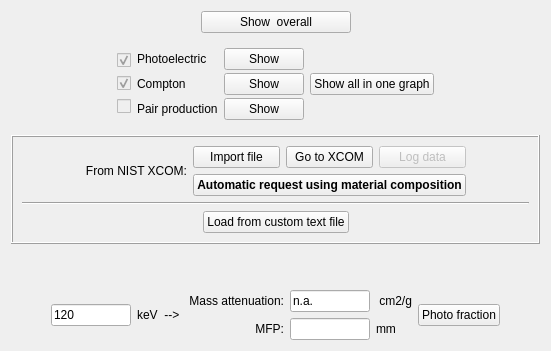
                 <widget class="QWidget" name="pageGamma">
                  <layout class="QVBoxLayout" name="verticalLayout_30">
                   <item>
                    <layout class="QHBoxLayout" name="horizontalLayout_39">
                     <item>
                      <spacer name="horizontalSpacer_39">
                       <property name="orientation">
                        <enum>Qt::Horizontal</enum>
                       </property>
                       <property name="sizeHint" stdset="0">
                        <size>
                         <width>40</width>
                         <height>20</height>
                        </size>
                       </property>
                      </spacer>
                     </item>
                     <item>
                      <widget class="QPushButton" name="pbShowTotalInteraction">
                       <property name="minimumSize">
                        <size>
                         <width>150</width>
                         <height>0</height>
                        </size>
                       </property>
                       <property name="font">
                        <font>
                         <weight>50</weight>
                         <bold>false</bold>
                        </font>
                       </property>
                       <property name="text">
                        <string>Show  overall</string>
                       </property>
                      </widget>
                     </item>
                     <item>
                      <spacer name="horizontalSpacer_40">
                       <property name="orientation">
                        <enum>Qt::Horizontal</enum>
                       </property>
                       <property name="sizeHint" stdset="0">
                        <size>
                         <width>40</width>
                         <height>20</height>
                        </size>
                       </property>
                      </spacer>
                     </item>
                    </layout>
                   </item>
                   <item>
                    <widget class="QFrame" name="fGamma">
                     <property name="frameShape">
                      <enum>QFrame::NoFrame</enum>
                     </property>
                     <property name="frameShadow">
                      <enum>QFrame::Raised</enum>
                     </property>
                     <layout class="QHBoxLayout" name="horizontalLayout_38">
                      <item>
                       <spacer name="horizontalSpacer_36">
                        <property name="orientation">
                         <enum>Qt::Horizontal</enum>
                        </property>
                        <property name="sizeHint" stdset="0">
                         <size>
                          <width>69</width>
                          <height>20</height>
                         </size>
                        </property>
                       </spacer>
                      </item>
                      <item>
                       <layout class="QVBoxLayout" name="verticalLayout_21">
                        <property name="spacing">
                         <number>3</number>
                        </property>
                        <item>
                         <widget class="QCheckBox" name="checkBox">
                          <property name="enabled">
                           <bool>false</bool>
                          </property>
                          <property name="text">
                           <string/>
                          </property>
                          <property name="checked">
                           <bool>true</bool>
                          </property>
                         </widget>
                        </item>
                        <item>
                         <widget class="QCheckBox" name="checkBox_2">
                          <property name="enabled">
                           <bool>false</bool>
                          </property>
                          <property name="text">
                           <string/>
                          </property>
                          <property name="checked">
                           <bool>true</bool>
                          </property>
                         </widget>
                        </item>
                        <item>
                         <widget class="QCheckBox" name="cbPairProduction">
                          <property name="enabled">
                           <bool>false</bool>
                          </property>
                          <property name="text">
                           <string/>
                          </property>
                         </widget>
                        </item>
                       </layout>
                      </item>
                      <item>
                       <layout class="QVBoxLayout" name="verticalLayout_16">
                        <property name="spacing">
                         <number>3</number>
                        </property>
                        <item>
                         <widget class="QLabel" name="label_60">
                          <property name="text">
                           <string>Photoelectric</string>
                          </property>
                         </widget>
                        </item>
                        <item>
                         <widget class="QLabel" name="label_61">
                          <property name="text">
                           <string>Compton</string>
                          </property>
                         </widget>
                        </item>
                        <item>
                         <widget class="QLabel" name="label_62">
                          <property name="text">
                           <string>Pair production</string>
                          </property>
                         </widget>
                        </item>
                       </layout>
                      </item>
                      <item>
                       <layout class="QVBoxLayout" name="verticalLayout_22">
                        <property name="spacing">
                         <number>3</number>
                        </property>
                        <item>
                         <widget class="QPushButton" name="pbShowPhotoelectric">
                          <property name="text">
                           <string>Show</string>
                          </property>
                         </widget>
                        </item>
                        <item>
                         <widget class="QPushButton" name="pbShowCompton">
                          <property name="text">
                           <string>Show</string>
                          </property>
                         </widget>
                        </item>
                        <item>
                         <widget class="QPushButton" name="pbShowPairProduction">
                          <property name="text">
                           <string>Show</string>
                          </property>
                         </widget>
                        </item>
                       </layout>
                      </item>
                      <item>
                       <layout class="QVBoxLayout" name="verticalLayout_23">
                        <item>
                         <spacer name="verticalSpacer_8">
                          <property name="orientation">
                           <enum>Qt::Vertical</enum>
                          </property>
                          <property name="sizeHint" stdset="0">
                           <size>
                            <width>20</width>
                            <height>13</height>
                           </size>
                          </property>
                         </spacer>
                        </item>
                        <item>
                         <widget class="QPushButton" name="pbShowAllForGamma">
                          <property name="text">
                           <string>Show all in one graph</string>
                          </property>
                         </widget>
                        </item>
                        <item>
                         <spacer name="verticalSpacer_9">
                          <property name="orientation">
                           <enum>Qt::Vertical</enum>
                          </property>
                          <property name="sizeHint" stdset="0">
                           <size>
                            <width>20</width>
                            <height>18</height>
                           </size>
                          </property>
                         </spacer>
                        </item>
                       </layout>
                      </item>
                      <item>
                       <spacer name="horizontalSpacer_38">
                        <property name="orientation">
                         <enum>Qt::Horizontal</enum>
                        </property>
                        <property name="sizeHint" stdset="0">
                         <size>
                          <width>68</width>
                          <height>20</height>
                         </size>
                        </property>
                       </spacer>
                      </item>
                     </layout>
                    </widget>
                   </item>
                   <item>
                    <widget class="QFrame" name="frame">
                     <property name="frameShape">
                      <enum>QFrame::Box</enum>
                     </property>
                     <property name="frameShadow">
                      <enum>QFrame::Raised</enum>
                     </property>
                     <layout class="QVBoxLayout" name="verticalLayout_25">
                      <item>
                       <layout class="QHBoxLayout" name="horizontalLayout_42">
                        <item>
                         <spacer name="horizontalSpacer_46">
                          <property name="orientation">
                           <enum>Qt::Horizontal</enum>
                          </property>
                          <property name="sizeHint" stdset="0">
                           <size>
                            <width>40</width>
                            <height>20</height>
                           </size>
                          </property>
                         </spacer>
                        </item>
                        <item>
                         <widget class="QLabel" name="label_59">
                          <property name="text">
                           <string>From NIST XCOM:</string>
                          </property>
                          <property name="alignment">
                           <set>Qt::AlignRight|Qt::AlignTrailing|Qt::AlignVCenter</set>
                          </property>
                         </widget>
                        </item>
                        <item>
                         <layout class="QVBoxLayout" name="verticalLayout_24">
                          <item>
                           <layout class="QHBoxLayout" name="horizontalLayout_40">
                            <item>
                             <widget class="QPushButton" name="pbImportXCOM">
                              <property name="font">
                               <font>
                                <weight>50</weight>
                                <bold>false</bold>
                               </font>
                              </property>
                              <property name="toolTip">
                               <string>Import data from XCOM-generated ascii file (8 columns, cm2/g units, headers and shell line names will be disreguarded</string>
                              </property>
                              <property name="text">
                               <string>Import file</string>
                              </property>
                             </widget>
                            </item>
                            <item>
                             <widget class="QPushButton" name="pbNistPage">
                              <property name="toolTip">
                               <string>http://physics.nist.gov/PhysRefData/Xcom/html/xcom1-t.html    Use default cm2/g units!</string>
                              </property>
                              <property name="text">
                               <string>Go to XCOM</string>
                              </property>
                              <property name="flat">
                               <bool>false</bool>
                              </property>
                             </widget>
                            </item>
                            <item>
                             <widget class="QPushButton" name="pbShowXCOMdata">
                              <property name="enabled">
                               <bool>false</bool>
                              </property>
                              <property name="toolTip">
                               <string>Show loaded XCOM data</string>
                              </property>
                              <property name="text">
                               <string>Log data</string>
                              </property>
                             </widget>
                            </item>
                           </layout>
                          </item>
                          <item>
                           <widget class="QPushButton" name="pbXCOMauto">
                            <property name="font">
                             <font>
                              <weight>75</weight>
                              <bold>true</bold>
                             </font>
                            </property>
                            <property name="toolTip">
                             <string>Automatic extraction from the XCOM database using the material composition in the text field to the left.</string>
                            </property>
                            <property name="text">
                             <string>Automatic request using material composition</string>
                            </property>
                           </widget>
                          </item>
                         </layout>
                        </item>
                        <item>
                         <spacer name="horizontalSpacer_41">
                          <property name="orientation">
                           <enum>Qt::Horizontal</enum>
                          </property>
                          <property name="sizeHint" stdset="0">
                           <size>
                            <width>40</width>
                            <height>20</height>
                           </size>
                          </property>
                         </spacer>
                        </item>
                       </layout>
                      </item>
                      <item>
                       <widget class="Line" name="line_2">
                        <property name="orientation">
                         <enum>Qt::Horizontal</enum>
                        </property>
                       </widget>
                      </item>
                      <item>
                       <layout class="QHBoxLayout" name="horizontalLayout_41">
                        <item>
                         <spacer name="horizontalSpacer_42">
                          <property name="orientation">
                           <enum>Qt::Horizontal</enum>
                          </property>
                          <property name="sizeHint" stdset="0">
                           <size>
                            <width>40</width>
                            <height>20</height>
                           </size>
                          </property>
                         </spacer>
                        </item>
                        <item>
                         <widget class="QPushButton" name="pbLoadThisScenarioCrossSection">
                          <property name="toolTip">
                           <string>Text file with three columns: Energy[keV] Photoelectric[cm2/g] Compton[cm2/g]</string>
                          </property>
                          <property name="text">
                           <string>Load from custom text file</string>
                          </property>
                         </widget>
                        </item>
                        <item>
                         <spacer name="horizontalSpacer_43">
                          <property name="orientation">
                           <enum>Qt::Horizontal</enum>
                          </property>
                          <property name="sizeHint" stdset="0">
                           <size>
                            <width>40</width>
                            <height>20</height>
                           </size>
                          </property>
                         </spacer>
                        </item>
                       </layout>
                      </item>
                     </layout>
                    </widget>
                   </item>
                   <item>
                    <spacer name="verticalSpacer_10">
                     <property name="orientation">
                      <enum>Qt::Vertical</enum>
                     </property>
                     <property name="sizeHint" stdset="0">
                      <size>
                       <width>20</width>
                       <height>40</height>
                      </size>
                     </property>
                    </spacer>
                   </item>
                   <item>
                    <widget class="QFrame" name="frGamma1">
                     <property name="frameShape">
                      <enum>QFrame::NoFrame</enum>
                     </property>
                     <property name="frameShadow">
                      <enum>QFrame::Raised</enum>
                     </property>
                     <layout class="QHBoxLayout" name="horizontalLayout_44">
                      <property name="leftMargin">
                       <number>0</number>
                      </property>
                      <property name="topMargin">
                       <number>0</number>
                      </property>
                      <property name="rightMargin">
                       <number>0</number>
                      </property>
                      <property name="bottomMargin">
                       <number>0</number>
                      </property>
                      <item>
                       <layout class="QVBoxLayout" name="verticalLayout_26">
                        <item>
                         <layout class="QHBoxLayout" name="horizontalLayout_45">
                          <item>
                           <spacer name="horizontalSpacer_45">
                            <property name="orientation">
                             <enum>Qt::Horizontal</enum>
                            </property>
                            <property name="sizeHint" stdset="0">
                             <size>
                              <width>40</width>
                              <height>20</height>
                             </size>
                            </property>
                           </spacer>
                          </item>
                          <item>
                           <widget class="QLineEdit" name="ledGammaDiagnosticsEnergy">
                            <property name="maximumSize">
                             <size>
                              <width>80</width>
                              <height>16777215</height>
                             </size>
                            </property>
                            <property name="text">
                             <string>120</string>
                            </property>
                           </widget>
                          </item>
                          <item>
                           <widget class="QLabel" name="label_35">
                            <property name="text">
                             <string>keV  --&gt; </string>
                            </property>
                           </widget>
                          </item>
                         </layout>
                        </item>
                       </layout>
                      </item>
                      <item>
                       <widget class="QFrame" name="fGammaDiagnostics">
                        <property name="frameShape">
                         <enum>QFrame::NoFrame</enum>
                        </property>
                        <property name="frameShadow">
                         <enum>QFrame::Raised</enum>
                        </property>
                        <layout class="QHBoxLayout" name="horizontalLayout_43">
                         <property name="leftMargin">
                          <number>0</number>
                         </property>
                         <property name="topMargin">
                          <number>0</number>
                         </property>
                         <property name="rightMargin">
                          <number>0</number>
                         </property>
                         <property name="bottomMargin">
                          <number>0</number>
                         </property>
                         <item>
                          <layout class="QVBoxLayout" name="verticalLayout_27">
                           <item>
                            <widget class="QLabel" name="label_42">
                             <property name="text">
                              <string>Mass attenuation:</string>
                             </property>
                             <property name="alignment">
                              <set>Qt::AlignRight|Qt::AlignTrailing|Qt::AlignVCenter</set>
                             </property>
                            </widget>
                           </item>
                           <item>
                            <widget class="QLabel" name="label_4">
                             <property name="toolTip">
                              <string>Mean Free Path</string>
                             </property>
                             <property name="text">
                              <string>MFP:</string>
                             </property>
                             <property name="alignment">
                              <set>Qt::AlignRight|Qt::AlignTrailing|Qt::AlignVCenter</set>
                             </property>
                            </widget>
                           </item>
                          </layout>
                         </item>
                         <item>
                          <layout class="QVBoxLayout" name="verticalLayout_28">
                           <item>
                            <widget class="QLineEdit" name="leoGammaDiagnosticsCoefficient">
                             <property name="maximumSize">
                              <size>
                               <width>80</width>
                               <height>16777215</height>
                              </size>
                             </property>
                             <property name="text">
                              <string>n.a.</string>
                             </property>
                             <property name="readOnly">
                              <bool>true</bool>
                             </property>
                            </widget>
                           </item>
                           <item>
                            <widget class="QLineEdit" name="leoMFPgamma">
                             <property name="maximumSize">
                              <size>
                               <width>80</width>
                               <height>16777215</height>
                              </size>
                             </property>
                             <property name="readOnly">
                              <bool>true</bool>
                             </property>
                            </widget>
                           </item>
                          </layout>
                         </item>
                         <item>
                          <layout class="QVBoxLayout" name="verticalLayout_29">
                           <item>
                            <widget class="QLabel" name="label_43">
                             <property name="text">
                              <string> cm2/g</string>
                             </property>
                            </widget>
                           </item>
                           <item>
                            <widget class="QLabel" name="label_7">
                             <property name="text">
                              <string>mm</string>
                             </property>
                            </widget>
                           </item>
                          </layout>
                         </item>
                         <item>
                          <widget class="QPushButton" name="pbGammaDiagnosticsPhComptRation">
                           <property name="text">
                            <string>Photo fraction</string>
                           </property>
                          </widget>
                         </item>
                         <item>
                          <spacer name="horizontalSpacer_44">
                           <property name="orientation">
                            <enum>Qt::Horizontal</enum>
                           </property>
                           <property name="sizeHint" stdset="0">
                            <size>
                             <width>40</width>
                             <height>20</height>
                            </size>
                           </property>
                          </spacer>
                         </item>
                        </layout>
                       </widget>
                      </item>
                     </layout>
                    </widget>
                   </item>
                  </layout>
                 </widget>
